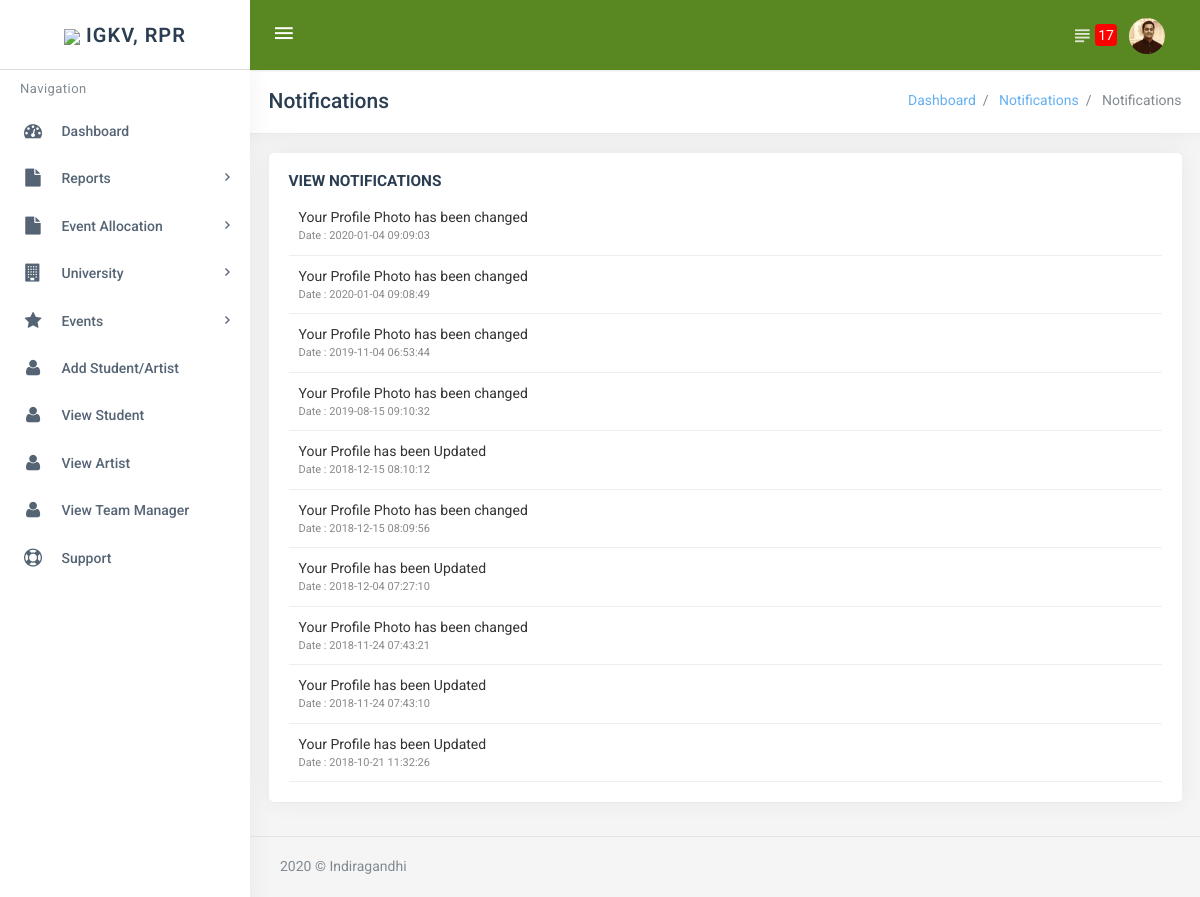
Page /notifications.php (signed in) on the committed database.
### tables this page shows
CREATE TABLE `users` (
  `id` int(11) NOT NULL,
  `name` varchar(100) NOT NULL,
  `email` varchar(50) NOT NULL,
  `tx_address` varchar(60) NOT NULL,
  `file` varchar(150) NOT NULL DEFAULT 'default.jpg',
  `gender` varchar(10) NOT NULL,
  `date` timestamp NOT NULL DEFAULT CURRENT_TIMESTAMP ON UPDATE CURRENT_TIMESTAMP,
  `verified` varchar(20) NOT NULL DEFAULT 'True',
  `password` varchar(100) NOT NULL,
  `phone` varchar(20) NOT NULL,
  `activation_code` varchar(50) NOT NULL,
  `tutorial_taken` varchar(10) NOT NULL DEFAULT 'No',
  `balance` varchar(10) NOT NULL DEFAULT '0',
  `kyc_approved` varchar(20) NOT NULL DEFAULT 'Pending',
  `g_auth_key` varchar(50) NOT NULL
);

CREATE TABLE `notification` (
  `id` int(11) NOT NULL,
  `notification` text NOT NULL,
  `date` timestamp NOT NULL DEFAULT CURRENT_TIMESTAMP ON UPDATE CURRENT_TIMESTAMP,
  `for` varchar(100) NOT NULL,
  `user_id` int(11) NOT NULL,
  `status` varchar(20) NOT NULL DEFAULT 'Unread'
);

### pdo_class_data.php (called while the page is built, shortened)
<?php
  function authenticate(){
    if(isset($_SESSION['user'], $_SESSION['loged_primitives']))
      {
         include 'connection.php';
          $pdo = new PDO($dsn, $user, $pass, $opt);
          try {
              $stmt = $pdo->prepare('SELECT * FROM users WHERE email ="'.$_SESSION['user'].'"');
          } catch(PDOException $ex) {
              echo "An Error occured!";
              print_r($ex->getMessage());
          }
          $stmt->execute();
          $user = $stmt->fetch();
          $pass = md5($user['password']);
           return $user;      }
      else
      {
        header('Location:sign_in.php?choice=error&value=Session timed out. Login again.');
      }
       return $user;
  }
?>

### administrator/function.php (called while the page is built, shortened)
<?php
    function count_notification($table, $id){
        include 'connection.php';
            $dsn = "mysql:host=$host;dbname=$db;charset=$charset";
            $opt = [
                PDO::ATTR_ERRMODE            => PDO::ERRMODE_EXCEPTION,
                PDO::ATTR_DEFAULT_FETCH_MODE => PDO::FETCH_ASSOC,
                PDO::ATTR_EMULATE_PREPARES   => false,
            ];
        $pdo = new PDO($dsn, $user, $pass, $opt);
      try {
          $stmt = $pdo->prepare('SELECT * FROM `notification` WHERE `user_id`='.$id.' AND `status`="Unread" ORDER BY date DESC');
      } catch(PDOException $ex) {
          echo "An Error occured!";
          print_r($ex->getMessage());
      }
      $stmt->execute();
      $user = $stmt->rowCount();
      return $user;
    }
 ?>

### notifications.php (the view, shortened to what this page needs)
<?php require 'includes/header_start.php'; ?>
    <link href="assets/plugins/datatables/dataTables.bootstrap4.min.css" rel="stylesheet" type="text/css"/>
    <link href="assets/plugins/datatables/buttons.bootstrap4.min.css" rel="stylesheet" type="text/css"/>
    <link href="assets/plugins/datatables/responsive.bootstrap4.min.css" rel="stylesheet" type="text/css"/>
<?php require 'includes/header_end.php'; ?>
    <div class="content-page">
        <div class="content">
            <div class="container">
                <div class="row">
                    <div class="col-xs-12">
                        <div class="page-title-box">
                            <h4 class="page-title">Notifications</h4>
                            <ol class="breadcrumb p-0">
                                <li>
                                    <a href="#">Dashboard</a>
                                </li>
                                <li>
                                    <a href="#">Notifications</a>
                                </li>
                                <li class="active">
                                   Notifications
                                </li>
                            </ol>
                            <div class="clearfix"></div>
                        </div>
                    </div>
                </div>
                <div class="row">
                    <div class="col-sm-12">
                        <div class="card-box table-responsive">
                            <h4 class="m-t-0 header-title"><b>View Notifications</b></h4>
                            <?php
                              try {
                                  $stmt = $pdo->prepare('SELECT * FROM `notification` WHERE `user_id`='.$pdo_auth['id'].' ORDER BY date DESC LIMIT 10');
                              } catch(PDOException $ex) {
                                  echo "An Error occured!";
                                  print_r($ex->getMessage());
                              }
                              $stmt->execute();
                              $user = $stmt->fetchAll();
                              foreach ($user as $key => $value) {
                                echo '<a href="notifications.php" style="text-decoration:none"><div style="padding: 10px;border-bottom: solid 1px #eee;color:#333;" class="mop">'.$value['notification'].'<div style="color:#888;font-size:11px;">Date : '.$value['date'].'</div></div></a>';
                              }
                            ?>
                        </div>
                    </div>
                </div>
            </div>
        </div>
    </div>
<?php require 'includes/footer_start.php' ?>
<?php require 'includes/footer_end.php' ?>

### includes/topbar.php (shortened to what this page needs)
<div class="topbar">
    <div class="topbar-left" style="border-bottom: solid 1px #ddd">
        <a href="dashboard.php" class="logo" id="logo-tour"><img src="iop.png" style="width: 30px;"> <span style="border-top:solid 10px transparent;">IGKV, RPR</span></a>
    </div>
    <nav class="navbar navbar-custom" style="background-color: #598823">
        <ul class="nav navbar-nav">
            <li class="nav-item">
                <button class="button-menu-mobile open-left waves-light waves-effect">
                    <i class="zmdi zmdi-menu"></i>
                </button>
            </li>
        </ul>
        <ul class="nav navbar-nav pull-right">
            <li class="nav-item dropdown notification-list">
                <a class="nav-link waves-effect waves-light right-bar-toggle" href="javascript:void(0);" style="display: block;position: relative;">
                    <i class="zmdi zmdi-format-subject noti-icon"></i> <span style="background-color: red;color: #fff;border-radius:4px;margin-left:-10px;padding:3px;z-index: 1000">
                        <?php echo count_notification("notification", $pdo_auth['id']); ?></span>
                </a>
            </li>
            <li class="nav-item dropdown notification-list">
                <a class="nav-link dropdown-toggle arrow-none waves-effect waves-light nav-user"
                   data-toggle="dropdown" href="#" role="button"
                   aria-haspopup="false" aria-expanded="false">
                    <img src="profile/<?php echo $pdo_auth['file']; ?>" alt="user" class="img-circle">
                </a>
            </li>
        </ul>
    </nav>
</div>

### includes/footer_start.php (shortened to what this page needs)
<footer class="footer text-right">
    <?php echo date("Y"); ?> &copy; <?php echo $pdo_auth['name']; ?>
</footer>
</div>

### rows in the picture
users: file (picture), name "Indiragandhi"
notification: notification "Your Profile Photo has been changed", date "2020-01-04 09:09:03"
notification: notification "Your Profile Photo has been changed", date "2020-01-04 09:08:49"
notification: notification "Your Profile Photo has been changed", date "2019-11-04 06:53:44"
notification: notification "Your Profile Photo has been changed", date "2019-08-15 09:10:32"
notification: notification "Your Profile has been Updated", date "2018-12-15 08:10:12"
notification: notification "Your Profile Photo has been changed", date "2018-12-15 08:09:56"
notification: notification "Your Profile has been Updated", date "2018-12-04 07:27:10"
notification: notification "Your Profile Photo has been changed", date "2018-11-24 07:43:21"
notification: notification "Your Profile has been Updated", date "2018-11-24 07:43:10"
notification: notification "Your Profile has been Updated", date "2018-10-21 11:32:26"

### other values in the picture
count_notification("notification", $pdo_auth['id']) "17"
